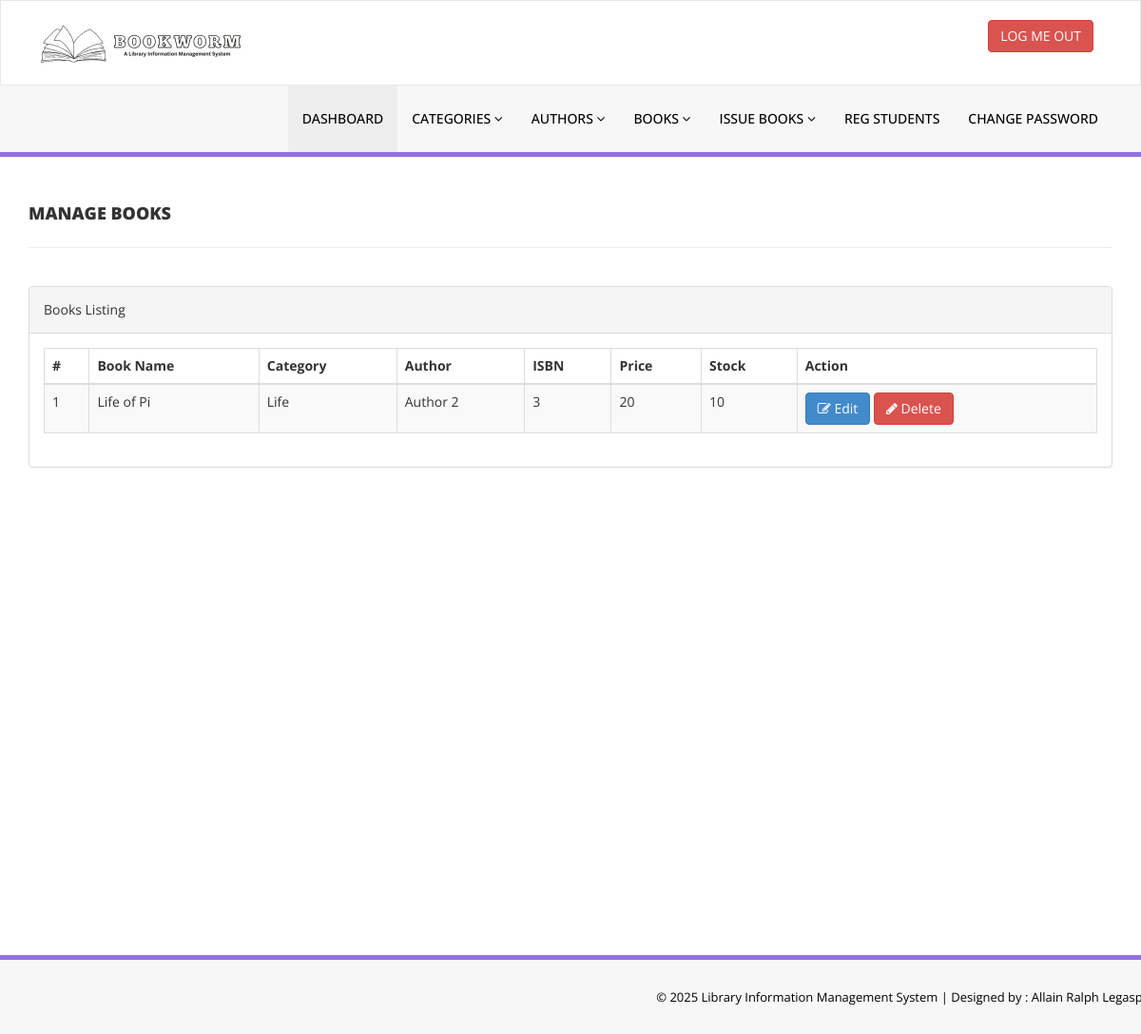
Page /Library_Management/admin/manage-books.php (signed in) on the committed database.
### tables this page shows
CREATE TABLE `tblbooks` (
  `id` int(11) NOT NULL,
  `BookName` varchar(255) DEFAULT NULL,
  `CatId` int(11) DEFAULT NULL,
  `AuthorId` int(11) DEFAULT NULL,
  `ISBNNumber` int(11) DEFAULT NULL,
  `BookPrice` int(11) DEFAULT NULL,
  `RegDate` timestamp NULL DEFAULT current_timestamp(),
  `UpdationDate` timestamp NULL DEFAULT NULL ON UPDATE current_timestamp(),
  `Stock` int(11) DEFAULT 0
);

CREATE TABLE `tblcategory` (
  `id` int(11) NOT NULL,
  `CategoryName` varchar(150) DEFAULT NULL,
  `Status` int(1) DEFAULT NULL,
  `CreationDate` timestamp NULL DEFAULT current_timestamp(),
  `UpdationDate` timestamp NULL DEFAULT '0000-00-00 00:00:00' ON UPDATE current_timestamp()
);

CREATE TABLE `tblauthors` (
  `id` int(11) NOT NULL,
  `AuthorName` varchar(159) DEFAULT NULL,
  `creationDate` timestamp NULL DEFAULT current_timestamp(),
  `UpdationDate` timestamp NULL DEFAULT NULL ON UPDATE current_timestamp()
);

### Library_Management/admin/manage-books.php (the view, shortened to what this page needs)
<?php
include('includes/config.php');
if (strlen($_SESSION['alogin']) == 0) {
    header('location:index.php');
} else {
?>
<!DOCTYPE html>
<html xmlns="http://www.w3.org/1999/xhtml">
<head>
    <link href="assets/css/bootstrap.css" rel="stylesheet" />
    <link href="assets/css/font-awesome.css" rel="stylesheet" />
    <link href="assets/js/dataTables/dataTables.bootstrap.css" rel="stylesheet" />
    <link href="assets/css/style.css" rel="stylesheet" />
</head>
<body>
    <?php include('includes/header.php'); ?>
    <div class="content-wrapper">
        <div class="container">
            <div class="row pad-botm">
                <div class="col-md-12">
                    <h4 class="header-line">Manage Books</h4>
                </div>
            </div>
            <div class="row">
                <div class="col-md-12">
                    <div class="panel panel-default">
                        <div class="panel-heading">
                            Books Listing
                        </div>
                        <div class="panel-body">
                            <div class="table-responsive">
                                <table class="table table-striped table-bordered table-hover" id="dataTables-example">
                                    <thead>
                                        <tr>
                                            <th>#</th>
                                            <th>Book Name</th>
                                            <th>Category</th>
                                            <th>Author</th>
                                            <th>ISBN</th>
                                            <th>Price</th>
                                            <th>Stock</th>
                                            <th>Action</th>
                                        </tr>
                                    </thead>
                                    <tbody>
                                        <?php
                                        $sql = "SELECT tblbooks.BookName, tblcategory.CategoryName, tblauthors.AuthorName, tblbooks.ISBNNumber, tblbooks.BookPrice, tblbooks.Stock, tblbooks.id as bookid FROM tblbooks JOIN tblcategory ON tblcategory.id=tblbooks.CatId JOIN tblauthors ON tblauthors.id=tblbooks.AuthorId";
                                        $query = $dbh->prepare($sql);
                                        $query->execute();
                                        $results = $query->fetchAll(PDO::FETCH_OBJ);
                                        $cnt = 1;
                                        if ($query->rowCount() > 0) {
                                            foreach ($results as $result) { ?>
                                                <tr class="odd gradeX">
                                                    <td class="center"><?php echo htmlentities($cnt); ?></td>
                                                    <td class="center"><?php echo htmlentities($result->BookName); ?></td>
                                                    <td class="center"><?php echo htmlentities($result->CategoryName); ?></td>
                                                    <td class="center"><?php echo htmlentities($result->AuthorName); ?></td>
                                                    <td class="center"><?php echo htmlentities($result->ISBNNumber); ?></td>
                                                    <td class="center"><?php echo htmlentities($result->BookPrice); ?></td>
                                                    <td class="center"><?php echo htmlentities($result->Stock); ?></td>
                                                    <td class="center">
                                                        <a href="edit-book.php?bookid=<?php echo htmlentities($result->bookid); ?>"><button class="btn btn-primary"><i class="fa fa-edit "></i> Edit</button></a>
                                                        <a href="manage-books.php?del=<?php echo htmlentities($result->bookid); ?>" onclick="return confirm('Are you sure you want to delete?');"><button class="btn btn-danger"><i class="fa fa-pencil"></i> Delete</button></a>
                                                    </td>
                                                </tr>
                                        <?php $cnt = $cnt + 1;
                                            }
                                        } ?>
                                    </tbody>
                                </table>
                            </div>
                        </div>
                    </div>
                </div>
            </div>
        </div>
    </div>
    <?php include('includes/footer.php'); ?>
</body>
</html>
<?php } ?>

### Library_Management/admin/assets/css/style.css (style rules this page uses)
.content-wrapper { margin-top: 40px; min-height:800px; padding-bottom:90px; }
.header-line { font-weight:900; padding-bottom:25px; border-bottom:1px solid #eeeeee; text-transform:uppercase; }
.pad-botm { padding-bottom:30px; }

### rows in the picture
tblbooks: BookName "Life of Pi", tblcategory.CategoryName "Life", AuthorId.AuthorName "Author 2", ISBNNumber "3", BookPrice "20", Stock "10"
